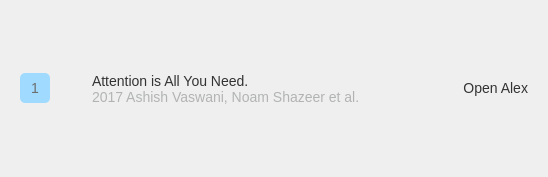
<?xml version="1.0" encoding="UTF-8"?>
<ui version="4.0">
 <class>reference_from</class>
 <widget class="QWidget" name="reference_from">
  <property name="geometry">
   <rect>
    <x>0</x>
    <y>0</y>
    <width>548</width>
    <height>177</height>
   </rect>
  </property>
  <property name="sizePolicy">
   <sizepolicy hsizetype="MinimumExpanding" vsizetype="MinimumExpanding">
    <horstretch>0</horstretch>
    <verstretch>0</verstretch>
   </sizepolicy>
  </property>
  <property name="minimumSize">
   <size>
    <width>30</width>
    <height>30</height>
   </size>
  </property>
  <property name="windowTitle">
   <string>Form</string>
  </property>
  <property name="styleSheet">
   <string notr="true">#references {
	background: #FFF;
	border-radius: 8px;
	border: none;
	padding: 10px
}


/* Default style for all QLabel elements */
QLabel {
    font-family: &quot;San Francisco&quot;, sans-serif;
    color: #333;
    font-size: 14px;
    font-style: normal;
    font-weight: 400;
    line-height: normal;
}

QLabel[class=&quot;subheader&quot;] {
    color: #333;
    font-weight: 700;
}

QLabel[class=&quot;reference&quot;] {
	color: #042FF4;
    font-size: 14px;
    font-weight: 400;
}

#references QFrame {
	border: none;
	padding: 4px 8px;
}

/* Reference button style */
#references QPushButton {
	border-radius: 8px;
	border: none;
	font-size: 14px;
	padding: 7px 12px;
	text-align: left;
}

#references QPushButton:hover {
	background: #F2F2F2;
}
</string>
  </property>
  <layout class="QVBoxLayout" name="verticalLayout">
   <item>
    <widget class="QFrame" name="ref_click_frame">
     <property name="sizePolicy">
      <sizepolicy hsizetype="Preferred" vsizetype="Maximum">
       <horstretch>0</horstretch>
       <verstretch>0</verstretch>
      </sizepolicy>
     </property>
     <property name="styleSheet">
      <string notr="true"/>
     </property>
     <property name="frameShape">
      <enum>QFrame::Shape::NoFrame</enum>
     </property>
     <property name="frameShadow">
      <enum>QFrame::Shadow::Plain</enum>
     </property>
     <layout class="QHBoxLayout" name="horizontalLayout_4">
      <item>
       <widget class="QLabel" name="ref_number">
        <property name="sizePolicy">
         <sizepolicy hsizetype="Fixed" vsizetype="Fixed">
          <horstretch>0</horstretch>
          <verstretch>0</verstretch>
         </sizepolicy>
        </property>
        <property name="minimumSize">
         <size>
          <width>30</width>
          <height>30</height>
         </size>
        </property>
        <property name="styleSheet">
         <string notr="true">background-color: rgb(160, 219, 255);
border-radius:5px;
color:rgb(108, 109, 109);
font: 24pt &quot;Times New Roman&quot;;</string>
        </property>
        <property name="text">
         <string>1</string>
        </property>
        <property name="alignment">
         <set>Qt::AlignmentFlag::AlignCenter</set>
        </property>
        <property name="class" stdset="0">
         <string>reference</string>
        </property>
       </widget>
      </item>
      <item>
       <widget class="QFrame" name="frame_5">
        <property name="frameShape">
         <enum>QFrame::Shape::NoFrame</enum>
        </property>
        <property name="frameShadow">
         <enum>QFrame::Shadow::Plain</enum>
        </property>
        <layout class="QHBoxLayout" name="horizontalLayout_5">
         <property name="spacing">
          <number>0</number>
         </property>
         <property name="leftMargin">
          <number>0</number>
         </property>
         <property name="topMargin">
          <number>0</number>
         </property>
         <property name="rightMargin">
          <number>0</number>
         </property>
         <property name="bottomMargin">
          <number>0</number>
         </property>
         <item>
          <widget class="QFrame" name="frame_6">
           <property name="sizePolicy">
            <sizepolicy hsizetype="Expanding" vsizetype="Expanding">
             <horstretch>0</horstretch>
             <verstretch>0</verstretch>
            </sizepolicy>
           </property>
           <property name="frameShape">
            <enum>QFrame::Shape::NoFrame</enum>
           </property>
           <property name="frameShadow">
            <enum>QFrame::Shadow::Raised</enum>
           </property>
           <layout class="QGridLayout" name="gridLayout_3">
            <property name="leftMargin">
             <number>0</number>
            </property>
            <property name="topMargin">
             <number>0</number>
            </property>
            <property name="rightMargin">
             <number>0</number>
            </property>
            <property name="bottomMargin">
             <number>0</number>
            </property>
            <item row="0" column="0">
             <widget class="QLabel" name="ref_start_icon">
              <property name="minimumSize">
               <size>
                <width>30</width>
                <height>30</height>
               </size>
              </property>
              <property name="maximumSize">
               <size>
                <width>30</width>
                <height>30</height>
               </size>
              </property>
              <property name="text">
               <string/>
              </property>
              <property name="pixmap">
               <pixmap resource="static/resource.qrc">:/icons/icons/icons8-document-ios-17-outlined-50.png</pixmap>
              </property>
              <property name="scaledContents">
               <bool>true</bool>
              </property>
              <property name="alignment">
               <set>Qt::AlignmentFlag::AlignCenter</set>
              </property>
              <property name="indent">
               <number>0</number>
              </property>
             </widget>
            </item>
            <item row="0" column="1">
             <widget class="QFrame" name="frame_7">
              <property name="frameShape">
               <enum>QFrame::Shape::NoFrame</enum>
              </property>
              <property name="frameShadow">
               <enum>QFrame::Shadow::Plain</enum>
              </property>
              <layout class="QVBoxLayout" name="verticalLayout_2">
               <property name="spacing">
                <number>0</number>
               </property>
               <property name="leftMargin">
                <number>0</number>
               </property>
               <property name="topMargin">
                <number>0</number>
               </property>
               <property name="rightMargin">
                <number>0</number>
               </property>
               <property name="bottomMargin">
                <number>0</number>
               </property>
               <item>
                <widget class="QLabel" name="ref_paper_title">
                 <property name="sizePolicy">
                  <sizepolicy hsizetype="Expanding" vsizetype="Expanding">
                   <horstretch>0</horstretch>
                   <verstretch>0</verstretch>
                  </sizepolicy>
                 </property>
                 <property name="minimumSize">
                  <size>
                   <width>191</width>
                   <height>17</height>
                  </size>
                 </property>
                 <property name="text">
                  <string>Attention is All You Need.</string>
                 </property>
                </widget>
               </item>
               <item>
                <widget class="QLabel" name="ref_authors">
                 <property name="sizePolicy">
                  <sizepolicy hsizetype="Expanding" vsizetype="Expanding">
                   <horstretch>0</horstretch>
                   <verstretch>0</verstretch>
                  </sizepolicy>
                 </property>
                 <property name="maximumSize">
                  <size>
                   <width>600</width>
                   <height>16777215</height>
                  </size>
                 </property>
                 <property name="styleSheet">
                  <string notr="true">color: rgb(178, 179, 179);
font: 10pt &quot;Arial&quot;;</string>
                 </property>
                 <property name="text">
                  <string>2017 Ashish Vaswani, Noam Shazeer et al.</string>
                 </property>
                </widget>
               </item>
              </layout>
             </widget>
            </item>
           </layout>
          </widget>
         </item>
         <item>
          <widget class="QFrame" name="frame_8">
           <property name="maximumSize">
            <size>
             <width>16777215</width>
             <height>40</height>
            </size>
           </property>
           <property name="layoutDirection">
            <enum>Qt::LayoutDirection::LeftToRight</enum>
           </property>
           <property name="frameShape">
            <enum>QFrame::Shape::NoFrame</enum>
           </property>
           <property name="frameShadow">
            <enum>QFrame::Shadow::Plain</enum>
           </property>
           <layout class="QHBoxLayout" name="horizontalLayout_6">
            <property name="spacing">
             <number>0</number>
            </property>
            <property name="leftMargin">
             <number>0</number>
            </property>
            <property name="topMargin">
             <number>0</number>
            </property>
            <property name="rightMargin">
             <number>0</number>
            </property>
            <property name="bottomMargin">
             <number>0</number>
            </property>
            <item>
             <widget class="QLabel" name="ref_last_icon">
              <property name="minimumSize">
               <size>
                <width>32</width>
                <height>32</height>
               </size>
              </property>
              <property name="maximumSize">
               <size>
                <width>32</width>
                <height>32</height>
               </size>
              </property>
              <property name="text">
               <string/>
              </property>
              <property name="pixmap">
               <pixmap resource="static/resource.qrc">:/icons/images/logo_openalex.png</pixmap>
              </property>
              <property name="scaledContents">
               <bool>true</bool>
              </property>
              <property name="alignment">
               <set>Qt::AlignmentFlag::AlignRight|Qt::AlignmentFlag::AlignTrailing|Qt::AlignmentFlag::AlignVCenter</set>
              </property>
             </widget>
            </item>
            <item>
             <widget class="QLabel" name="ref_text">
              <property name="minimumSize">
               <size>
                <width>120</width>
                <height>0</height>
               </size>
              </property>
              <property name="text">
               <string>&lt;html&gt;&lt;head/&gt;&lt;body&gt;&lt;p&gt;Open Alex&lt;/p&gt;&lt;/body&gt;&lt;/html&gt;</string>
              </property>
              <property name="alignment">
               <set>Qt::AlignmentFlag::AlignRight|Qt::AlignmentFlag::AlignTrailing|Qt::AlignmentFlag::AlignVCenter</set>
              </property>
              <property name="indent">
               <number>0</number>
              </property>
             </widget>
            </item>
           </layout>
          </widget>
         </item>
        </layout>
       </widget>
      </item>
     </layout>
    </widget>
   </item>
  </layout>
 </widget>
 <resources>
  <include location="static/resource.qrc"/>
 </resources>
 <connections/>
</ui>
